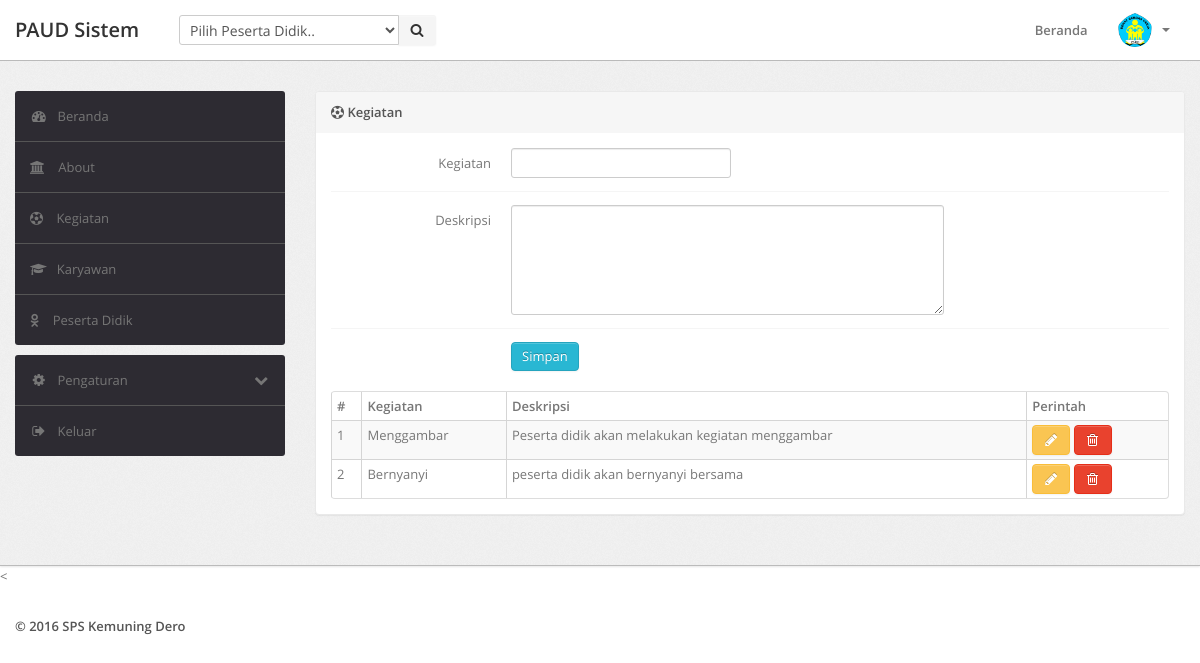
Page /kegiatan.php (signed in) on the committed database.
### tables this page shows
CREATE TABLE `tkegiatan` (
  `id` int(11) NOT NULL,
  `kegiatan` varchar(30) NOT NULL,
  `deskripsi` varchar(255) NOT NULL
);

### kegiatan.php (the view, shortened to what this page needs)
<?php
if (isset($_SESSION['username']) && isset($_SESSION['password'])) {
    if ($_SESSION['level'] == 1 || $_SESSION['level'] == 2) {
        include "./include/header.php";
        ?>
        <div class="wrapper">
            <div class="container">
                <div class="row">
                    <?php include "./include/sidebar.php"; ?>
                    <div class="span9">
                        <div class="content">
                            <div class="module">
                                <div class="module-head">
                                    <b><i class="fa fa-soccer-ball-o"></i> Kegiatan</b>
                                </div>
                                <div class="module-body">
                                    <form class="form-horizontal row-fluid" method="post">
                                        <div class="control-group">
                                            <label class="control-label" for="basicinput">Kegiatan</label>
                                            <div class="controls">
                                                <input type="text" name="kegiatan" required="" value="<?php
                                                if (isset($_GET['edit'])) {
                                                    echo $getRow['kegiatan'];
                                                }
                                                ?>">
                                            </div>
                                        </div>
                                        <div class="control-group">
                                            <label class="control-label" for="basicinput">Deskripsi</label>
                                            <div class="controls">
                                                <textarea class="span8" rows="5" name="deskripsi" required=""><?php
                                                    ?></textarea>
                                            </div>
                                        </div>
                                        <div class="control-group">
                                            <div class="controls">
                                                <?php if (isset($_GET['edit'])) { ?>
                                                    <button type="submit" class="btn btn-success" name="update">Edit</button>
                                                    <a href="kegiatan.php" class="btn btn-inverse">Batal</a>
                                                <?php } else { ?>
                                                    <button type="submit" class="btn btn-info" name="save">Simpan</button>
                                                <?php } ?>
                                            </div>
                                        </div>
                                    </form>
                                    <br>
                                    <table class="table table-striped table-bordered table-condensed">
                                        <thead>
                                            <tr>
                                                <th>#</th>
                                                <th>Kegiatan</th>
                                                <th>Deskripsi</th>
                                                <th>Perintah</th>
                                            </tr>
                                        </thead>
                                        <tbody>
                                            <?php
                                            $query = $mysqli->query("SELECT * FROM tkegiatan");
                                            $no = 1;
                                            foreach ($query as $data) {
                                                ?>
                                                <tr>
                                                    <td><?php echo $no; ?></td>
                                                    <td><?php echo $data['kegiatan']; ?></td>
                                                    <td><?php echo $data['deskripsi']; ?></td>
                                                    <td>
                                                        <a href="kegiatan.php?edit=<?php echo $data['id']; ?>" class="btn btn-warning"><i class="icon-pencil"></i></a>
                                                        <a href="kegiatan.php?delete=<?php echo $data['id']; ?>" class="btn btn-danger" onclick="return confirm('Are you sure delete this data ?');"><i class="icon-trash"></i></a>
                                                    </td>
                                                </tr>
                                                <?php
                                                $no++;
                                            }
                                            ?>
                                        </tbody>
                                    </table>
                                </div>
                            </div>
                        </div>
                    </div>
                </div>
            </div>
        </div>
        <<?php
        include "./include/footer.php";
    } else {
        echo "Sorry, Your not authorization !";
    }
} else {
    header("Location: login.php");
}
?>

### assets/css/theme.css (style rules this page uses)
body { font-size: 13px; font-family: 'Open Sans', Arial, sans-serif; background: #fff; color: #777 }
strong, b { color: #555 }
.wrapper { background: url(../images/bg.png) #eee; border-bottom: 1px solid #bbb; -webkit-box-shadow: 0 1px 2px rgba(0,0,0,0.1); -moz-box-shadow: 0 1px 2px rgba(0,0,0,0.1); box-shadow: 0 1px 2px rgba(0,0,0,0.1); padding: 30px 0 }
form { margin: 0 }
select, textarea, input[type="text"], input[type="password"], input[type="datetime"], input[type="datetime-local"], input[type="date"], input[type="month"], input[type="time"], input[type="week"], input[type="number"], input[type="email"], input[type="url"], input[type="search"], input[type="tel"], input[type="color"], .uneditable-input, label, input, button, select, textarea { -webkit-border-radius: 3px; -moz-border-radius: 3px; border-radius: 3px; font-size: 13px; font-family: 'Open Sans', Tahoma, Arial, sans-serif }
body [class^="icon-"], body [class*=" icon-"] { font-size: 14px; line-height: 20px; height: 20px }
.module { background: #fff; -webkit-border-radius: 3px; -moz-border-radius: 3px; border-radius: 3px; border: 1px solid #ccc; border-bottom-color: #bbb; -webkit-box-shadow: 0 0 1px rgba(0,0,0,0.2); -moz-box-shadow: 0 0 1px rgba(0,0,0,0.2); box-shadow: 0 0 1px rgba(0,0,0,0.2); margin-bottom: 30px }
.form-horizontal .control-group, .form-vertical .control-group { margin-bottom: 0 }
.form-horizontal .control-group+.control-group, .form-vertical .control-group+.control-group { margin-top: 13px; padding-top: 13px; border-top: 1px solid #f5f5f5 }
.btn, .btn-box { -webkit-border-radius: 3px; -moz-border-radius: 3px; border-radius: 3px }
.btn [class^="icon-"], .btn-box [class^="icon-"], .btn [class*=" icon-"], .btn-box [class*=" icon-"] { min-width: 16px; text-align: center; display: inline-block!important }
.btn { font-size: 13px; font-weight: 600 }
.btn { display: inline-block; margin-bottom: 0; font-weight: 400; text-align: center; vertical-align: middle; cursor: pointer; background-image: none; border: 1px solid transparent; white-space: nowrap; padding: 4px 10px; font-size: 13px; line-height: 1.42857; border-radius: 4px; -webkit-user-select: none; -moz-user-select: none; -ms-user-select: none; user-select: none }
.btn-info { color: #fff; background-color: #29b7d3; border-color: #25a4be }
.btn-warning { color: #fff; background-color: #fac552; border-color: #f9bd39 }
.btn-danger { color: #fff; background-color: #e9422e; border-color: #e52e18 }
.table { margin-bottom: 0 }
.table th, .table td { border-color: #d5d5d5!important }
.table-bordered thead:first-child tr:first-child>th:first-child, .table-bordered tbody:first-child tr:first-child>td:first-child { -webkit-border-top-left-radius: 2px; -moz-border-radius-topleft: 2px; border-top-left-radius: 2px }
.table-bordered thead:first-child tr:first-child>th:last-child, .table-bordered tbody:first-child tr:first-child>td:last-child { -webkit-border-top-right-radius: 2px; -moz-border-radius-topright: 2px; border-top-right-radius: 2px }
.table-bordered thead:last-child tr:last-child>th:first-child, .table-bordered tbody:last-child tr:last-child>td:first-child, .table-bordered tfoot:last-child tr:last-child>td:first-child { -webkit-border-bottom-left-radius: 2px; -moz-border-radius-bottomleft: 2px; border-bottom-left-radius: 2px }
.table-bordered thead:last-child tr:last-child>th:last-child, .table-bordered tbody:last-child tr:last-child>td:last-child, .table-bordered tfoot:last-child tr:last-child>td:last-child { -webkit-border-bottom-right-radius: 2px; -moz-border-radius-bottomright: 2px; border-bottom-right-radius: 2px }
.module { box-shadow: 0 0 3px rgba(0,0,0,.1); border-color: #e9e9e9; margin-bottom: 20px; background-color: #fff; border-radius: 4px; -webkit-box-shadow: 0 1px 1px rgba(0,0,0,.05); box-shadow: 0 1px 1px rgba(0,0,0,.05); }
.module-head { color: #767676; background-color: #f6f6f6; border-color: #e9e9e9; padding: 10px 15px; border-bottom: 1px solid transparent; border-top-right-radius: 3px; border-top-left-radius: 3px; }
.module-body { padding: 15px }

### rows in the picture
tkegiatan: kegiatan "Menggambar", deskripsi "Peserta didik akan melakukan kegiatan menggambar"
tkegiatan: kegiatan "Bernyanyi", deskripsi "peserta didik akan bernyanyi bersama"
